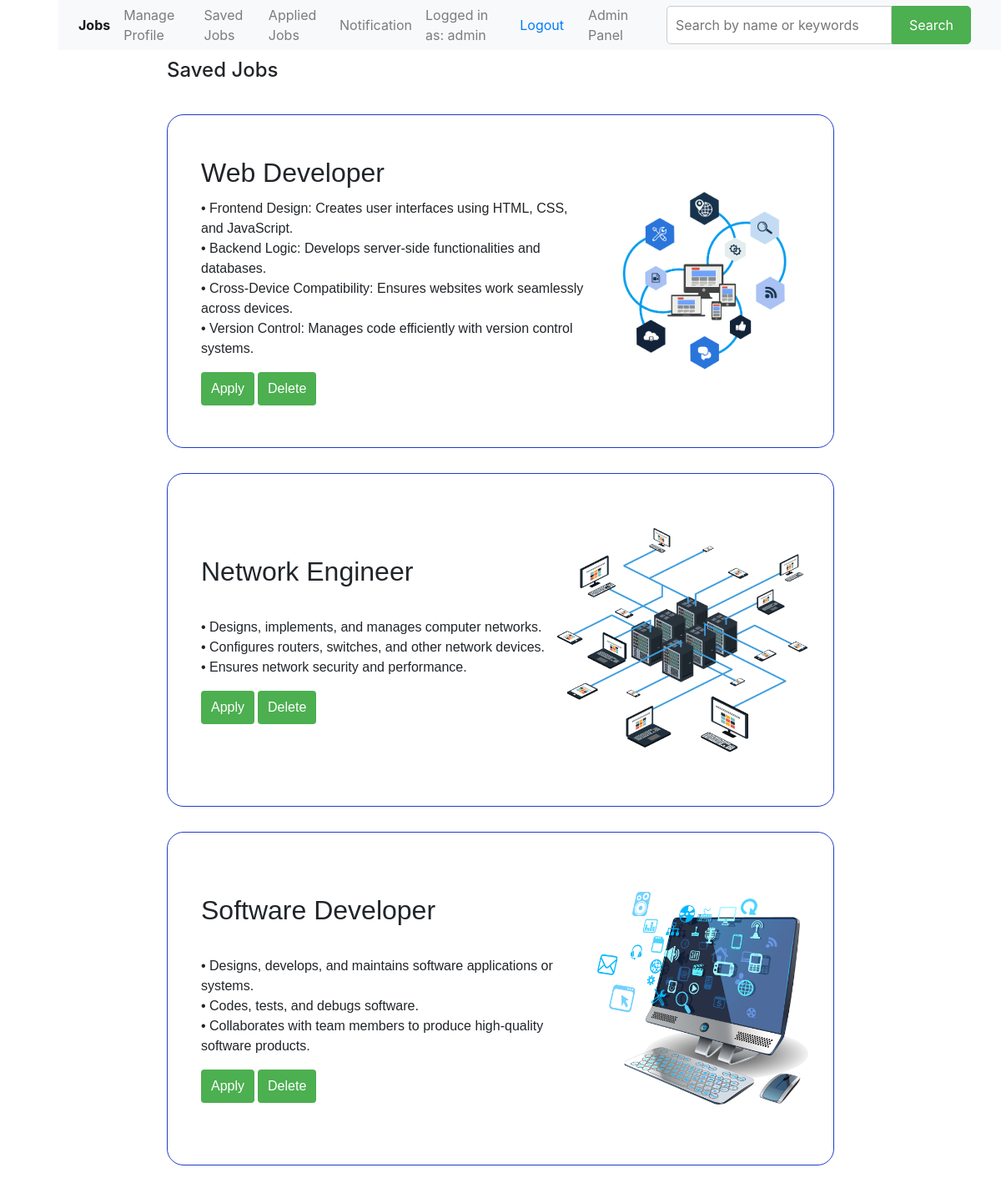
The page /savejobs/ (signed in) on the database its author committed.
### maincode/models.py (models this page shows, shortened)
class SaveJob(models.Model):
    user = models.ForeignKey(User,on_delete=models.CASCADE,null=True)
    job = models.ForeignKey(Job, on_delete=models.CASCADE)
    saved_at = models.DateTimeField(auto_now_add=True)
    class Meta:
        unique_together = ('user', 'job')

class Job(models.Model):
    job_title = models.CharField(max_length=100)
    job_description = models.TextField()
    photo = models.ImageField(upload_to='job_photos/', null=True, blank=True)

### maincode/views.py (the view)
# urls.py: path('savejobs/', views.save_home_data, name='save_home_data'),
@login_required
def save_home_data(request):
        if request.user.is_authenticated:
            saveddata = SaveJob.objects.filter(user=request.user).order_by('-id')
            return render(request, 'base/save.html', {'saveddata': saveddata})
        else:
            return redirect('login')

### templates/base/save.html (shortened to what this page needs)
{% extends '../base/base.html' %}
{% block content %}
<div class="feed-container">
  <h4>Saved Jobs</h4>
  {% for savedjob in saveddata %}
  <div class="card">
    <div class="card-content">
      <h2 class="card-title">{{ savedjob.job.job_title }}</h2>
      <p class="card-description">{{ savedjob.job.job_description }}</p>
      <div class="button-container">
        <form method="post" action="{% url 'applyportal_home_data' savedjob.job.id %}">
          <button type="submit" class="apply-btn">Apply</button>
        </form>
        <form method="post" action="{% url 'saved_delete_home_data' savedjob.id %}">
          <button type="submit" class="delete-btn">Delete</button>
        </form>
      </div>
    </div>
    <div class="card-image-container">
      {% if savedjob.job.photo %}
      <img class="card-image" src="{{ savedjob.job.photo.url }}" alt="{{ savedjob.job.job_title }}">
      {% else %}
      <p>No Photo Available</p>
      {% endif %}
    </div>
  </div>
  {% endfor %}
</div>
{% endblock %}

### templates/base/base.html (shortened to what this page needs)
<!DOCTYPE html>
<html lang="en">
<head>
  <link rel="stylesheet", href="https://stackpath.bootstrapcdn.com/bootstrap/4.5.2/css/bootstrap.min.css">
</head>
<body>
  {% block navbar %}
  <nav class="navbar navbar-expand-lg navbar-light bg-light fixed-top d-flex justify-content-between align-items-center"
    style="height: 60px; margin-left: 70px;">
    <div class="collapse navbar-collapse" id="navbarSupportedContent">
      <ul class="navbar-nav d-flex justify-content-center align-items-center">
        <li class="nav-item active">
          <a class="nav-link" href="{% url 'home' %}"><b>Jobs </b><span class="sr-only">(current)</span></a>
        </li>
        <li class="nav-item">
          <a class="nav-link" href="{% url 'manage_profile' %}">Manage Profile</a>
        </li>
        <li class="nav-item">
          <a class="nav-link" href="{% url 'save_home_data' %}">Saved Jobs</a>
        </li>
        <li class="nav-item">
          <a class="nav-link" href="{% url 'apply_home_data' %}">Applied Jobs</a>
        </li>
        <li class="nav-item">
          <a class="nav-link" href="{% url 'notificationpage' %}">Notification</a>
        </li>
        <li class="nav-item d-flex align-items-center">
          {% if user.is_authenticated %}
          <a class="nav-link" href="#">Logged in as: {{ user.username }}</a>
          <form class="nav-link" action="{% url 'logout' %}" method="post">
            <button type="submit" class="btn btn-link">Logout</button>
          </form>
          {% else %}
          <p class="nav-link">You are not logged in</p>
          <a href="{% url 'login' %}" class="nav-link">Log In</a>
          {% endif %}
        </li>
        <li class="nav-item">
          {% if user.is_superuser %}
          <a class="nav-link" href="{% url 'addjobs' %}">Admin Panel</a>
          {% endif %}
        </li>
        <li>
          <div style="padding: 20px;">
            <form method="post" action="{% url 'search_data' %}" style="display: flex;">
              <input type="text" name="text" placeholder="Search by name or keywords"
                style="flex: 1; padding: 10px; border: 1px solid #ccc; border-radius: 5px 0 0 5px;">
              <button type="submit"
                style="padding: 10px 20px; background-color: #4caf50; color: white; border: 1px solid #4caf50; border-radius: 0 5px 5px 0;">Search</button>
            </form>
          </div>
        </li>
      </ul>
    </div>
  </nav>
  {% endblock %}
  {% block content %}
  {% endblock %}
</body>
</html>

### templates/base/save.html (style rules this page uses)
.feed-container { display: flex; flex-direction: row; flex-wrap: wrap; margin-left: 200px; margin-right: 200px; margin-top: 70px; margin-bottom: 30px; }
.card { border: 1px solid #223bc7; border-radius: 20px; display: flex; flex-direction: row; margin-top: 30px; align-items: center; height: 400px; width: 100%; }
.card-content { padding-left: 40px; padding-right: 15px; font-family: Verdana, Geneva, Tahoma, sans-serif; font-size: medium; }
.card-title, .card-description { white-space: pre-line; }
.card-image-container { height: 100%; width: 300px; margin-right: 30px; display: flex; justify-content: center; align-items: center; }
.card-image { max-height: 100%; max-width: 100%; }
.button-container { display: flex; gap: 4px; }
.button-container button { background-color: #4CAF50; border: none; color: white; padding: 8px 12px; text-align: center; text-decoration: none; cursor: pointer; border-radius: 4px; transition: background-color 0.3s ease; }

### rows shown on the page
SaveJob: job.job_title "Web Developer", job.job_description "• Frontend Design: Creates user interfaces using HTML, CSS, and JavaScript. • Backend Logic: Develops server-side functionalities and databases. • Cross-Device Compatibility: Ensures websites work seamlessly across devices. • Version Control: Manages code efficiently with version control systems.", job.photo (picture)
SaveJob: job.job_title "Network Engineer", job.job_description "• Designs, implements, and manages computer networks. • Configures routers, switches, and other network devices. • Ensures network security and performance.", job.photo (picture)
SaveJob: job.job_title "Software Developer", job.job_description "• Designs, develops, and maintains software applications or systems. • Codes, tests, and debugs software. • Collaborates with team members to produce high-quality software products.", job.photo (picture)

### other values the page prints
{{ user.username }} "admin"
